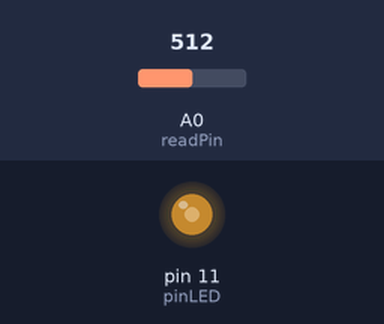
Bench run of a sketch on a simulated Arduino Uno, built with avr-gcc and run on an emulated ATmega328P. Parts: output pins drawn as LEDs (lit = HIGH). The inputs (shaded band) are chosen by the test bench; at power-on: A0 (readPin) = 512.

Above: at 1.2 s.
1.3 s: A0 (readPin) set to 716
At 2.0 s:
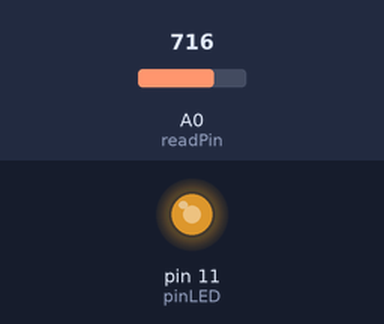
2.8 s: A0 (readPin) set to 900
At 3.1 s:
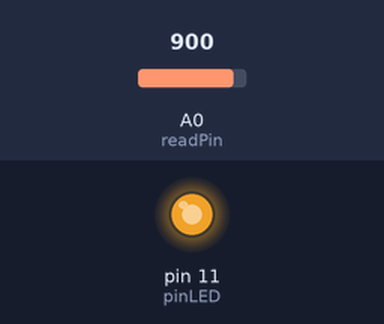
4.3 s: A0 (readPin) set to 122
At 5.5 s:
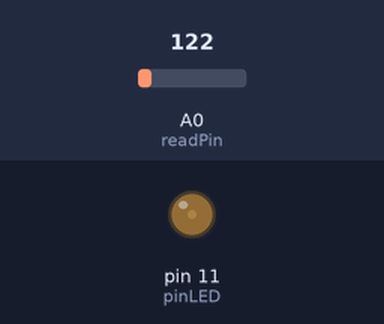
5.8 s: A0 (readPin) set to 0
At 6.6 s:
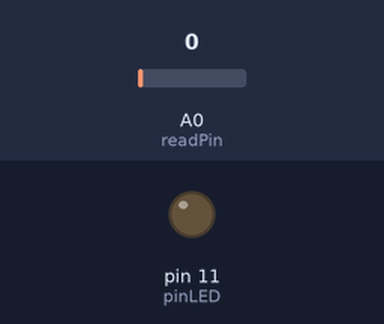
7.3 s: A0 (readPin) set to 511
At 7.7 s:
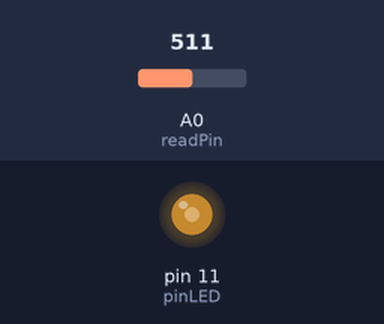
Timing chart, 0 to 9.8 s (numbered marks = the images above; inputs shaded):
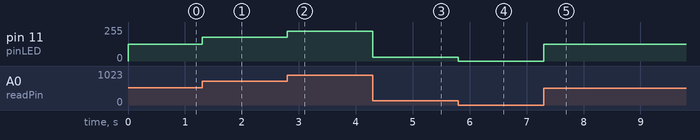

Measured:
- after the input at 1.3 s, pin 11 (pinLED): 127/255 → 178/255 at once
- after the input at 2.8 s, pin 11 (pinLED): 178/255 → 224/255 at once
- after the input at 4.3 s, pin 11 (pinLED): 224/255 → 30/255 at once
- after the input at 5.8 s, pin 11 (pinLED): 30/255 → 0/255 at once
- after the input at 7.3 s, pin 11 (pinLED): 0/255 → 127/255 at once

The sketch:

3.2_potenciometro.ino
```cpp
// Brillo gradual de un LED usando un potenciometro
int pinLED = 11;
int readPin = A0;
int readVoltage;

void setup() {
  pinMode(readPin, INPUT);
  pinMode(pinLED, OUTPUT);
}

void loop() {
  readVoltage = analogRead(readPin);
  // analogWrite recibe un valor entre 0 y 255
  analogWrite(pinLED, readVoltage * (255.0/1023.0));
}
```
